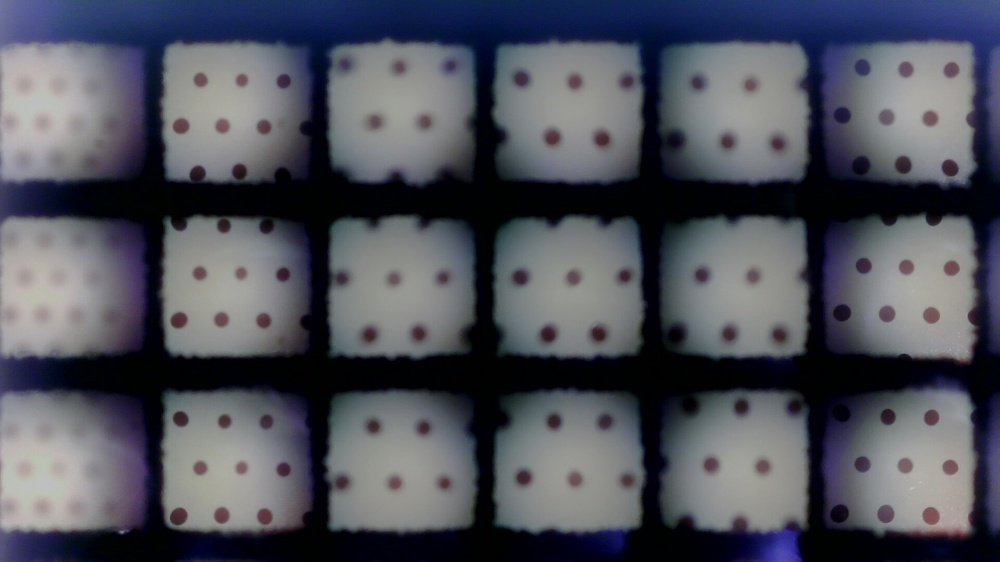
#> input picture tactile_sensor_pkg/tactile_sensor_pkg/test_img/2024-03-11-172017.jpg, 1000 x 562 px, shrunk from 1920 x 1080 before the run, found by its file name
$ jupyter execute --allow-errors img_stitch_sensor.ipynb   (shell and % lines are left out)
#> lines starting #> are read from the running program, lines starting #| are printed output that depends on the picture
[cell 1]
import numpy as np
import cv2
from skimage import io
from skimage.util import img_as_ubyte
from skimage.color import rgb2gray
from skimage.filters import threshold_otsu

import matplotlib.pyplot as plt

from pathlib import Path
import json
import matplotlib.patches as patches
from time import time

[cell 2]
# [10 lines of commented-out code are left out]

[cell 3]
import json

# 读取JSON文件并解析变量
with open("./config/sensor_04.json", "r") as f:
#> (reads tactile_sensor_pkg/tactile_sensor_pkg/test_img/config/sensor_04.json from the repository)
    data = json.load(f)
    ncol = data["ncol"]
    nrow = data["nrow"]
    x_0 = data["x_0"]
    y_0 = data["y_0"]
    x_end = data["x_end"]
    y_end = data["y_end"]
    w = data["w"]
    h = data["h"]

rect = []
for i in range(ncol):
    row = []
    for j in range(nrow):
        center_x = int(x_0 + j * (x_end - x_0) / (nrow - 1) if nrow > 1 else x_0 + (x_end - x_0) / 2)
        center_y = int(y_0 + i * (y_end - y_0) / (ncol - 1) if ncol > 1 else y_0 + (y_end - y_0) / 2)
        x1 = int(center_x - w / 2)
        y1 = int(center_y - h / 2)
        x2 = int(center_x + w / 2)
        y2 = int(center_y + h / 2)
        row.append(((x1, y1), (x2, y2), (center_x, center_y)))
    rect.append(row)

print(np.array(rect).shape[0])

fig,ax = plt.subplots(figsize=(10,10))

# image = cv2.imread("./pics/pic0.jpg")
# image = cv2.imread("blob_detection.jpg")
image = cv2.imread("/home/lifan/Documents/Tactile_Stereo_Tidy_Up/test_img/2024-03-11-172017.jpg")
#> image is the input picture: shape (562, 1000, 3); mean B, G, R 91, 81.2, 79.1

# Display the image
ax.imshow(image, cmap='gray')
ax.axis('on')

k = 1
left_top1 = [0,0]
right_bottom1 = [0,0]


for i in range(ncol):
    for j in range(nrow):
        (x1, y1), (x2, y2), _ = rect[i][j]  # 获取当前矩形的左下角、右上角坐标

        left_top = (x1, y1)
        right_bottom = (x2, y2)

        # Create a Rectangle patch
        rect_patch = patches.Rectangle((left_top[0],left_top[1]),
                                right_bottom[0]-left_top[0],right_bottom[1] - left_top[1],
                                linewidth=2, edgecolor='w',facecolor='none')
        # Add the patch to the Axes
        ax.add_patch(rect_patch)

        # cut roi tiles and save
        img_tile = image[int(left_top[1]):int(right_bottom[1]), int(left_top[0]):int(right_bottom[0]), :]
        # [4 lines of commented-out code are left out]
        k = k + 1
#> after the loop, k = 10
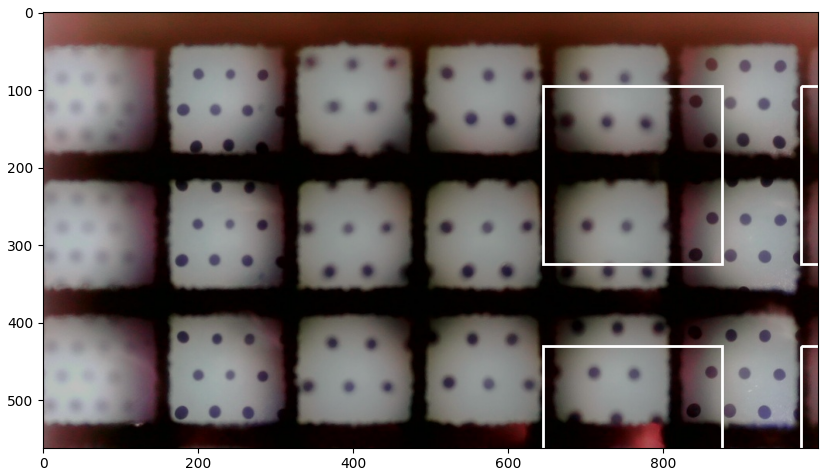
#> figure drawn by matplotlib, 1 panel; B, G, R data is drawn as R, G, B

[cell 4]
vstack = []
tile_list = []

left_top1 = [0,0]
right_bottom1 = [0,0]


#> (the rest of this cell did not finish here and is left out)

[cell 5]
from skimage.color import rgb2gray, rgb2hsv, hsv2rgb
img1 = tile_list[0]
img2 = tile_list[1]

fig, ax = plt.subplots(1,2, figsize=(8, 5))
ax = ax.ravel()

ax[0].imshow(img1[:,:, :].astype(np.uint8), cmap='gray')
ax[1].imshow(img2[:,:, :].astype(np.uint8), cmap='gray')
print(img1.shape, img2.shape)
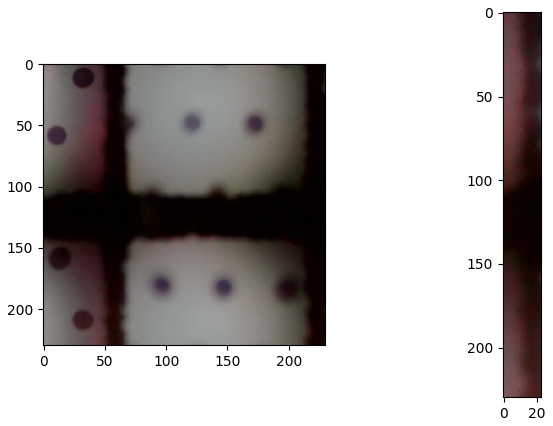
#> figure drawn by matplotlib, 2 panels

[cell 6]
print(cv2.__version__)

[cell 7]
# ol_w = [6,8,7,9,5,7,6] ground truth
# assume that the overlapping is around 10% of roi size
dim = 1
nominal_ov_pos = 10
bound = 8 # +- bounds around nominal_ov_pos

ov_position = [i for i in range(nominal_ov_pos - bound, nominal_ov_pos+bound+1)] #find overlapping position from 40 to 81
# print(ov_position)

def find_ov(img1, img2, nominal_ov, bound_ov, dim=1):
    '''
        default dimension is along axis 1 (width of the images)
    '''
#> called with nominal_ov = 10, bound_ov = 8, dim = 1
    cross_corr = []
    tested_ov = range(nominal_ov - bound_ov, nominal_ov+bound_ov + 1)
    for ov in tested_ov:
        if dim == 1:
            ov_area1 = img1[:, -ov:,:]
            ov_area2 = img2[:,  :ov,:]
        elif dim == 0:
            ov_area1 = img1[-ov:, :,:]
            ov_area2 = img2[:ov,  :,:]
        corr = 0.0
        for i in range(3):
            a = ov_area1[:,:,i]/1.0
            b = ov_area2[:,:, i]/1.0
            corr = corr + np.sum(np.multiply(a, b)) / np.sqrt(np.sum(a**2) * np.sum(b**2))
        corr = corr/3.0

        cross_corr.append(corr)
    ov_pos = tested_ov[np.argmax(cross_corr)]
    print(max(cross_corr))
    if dim == 1:
        ov_1 = img1[:, -ov_pos:, :]
        ov_2 = img2[:,  :ov_pos, :]
    elif dim == 0:
        ov_1 = img1[-ov_pos:, :, :]
        ov_2 = img2[:ov_pos,  :, :]

    return ov_pos, ov_1, ov_2, cross_corr

img1 = img1.astype(np.float32)
img2 = img2.astype(np.float32)
t1 = time()
ov_pos, ov1, ov2, cross_corr = find_ov(img1, img2, nominal_ov_pos, bound, dim=dim)
print(ov_pos)
print(time()- t1)
print(cross_corr)

[cell 8]
from matplotlib import collections as matcoll
print(ov_position[int(np.where(cross_corr==np.max(cross_corr))[0])], max(cross_corr))

# ov_position = [3, 4, 5, 6, 7, 8, 9, 10, 11]
# corr = [0.9909849265735179, 0.996767876208091, 0.999480813538509, 0.9965571362709759, 0.9890487794768316,
#         0.9807278651316307, 0.9727282861279635, 0.9648033317627641, 0.9573152509152888]

# ov_position = range(37 - 10, 37+10+1)

lines = []
for i in range(len(ov_position)):
    pair=[(ov_position[i],0.0), (ov_position[i], cross_corr[i])]
    lines.append(pair)

linecoll = matcoll.LineCollection(lines, color='k', linewidths=3)
fig, ax = plt.subplots(figsize=(10,6))
ax.add_collection(linecoll)

# plt.figure()
plt.scatter(ov_position, cross_corr, c='k', s=60)
plt.ylim(min(cross_corr)-0.05, 1)
# plt.xlabel('Overlapping position')
# plt.ylabel('Cross correlation')

plt.tick_params(bottom=False, labelleft=False, left=False, labelsize=14)
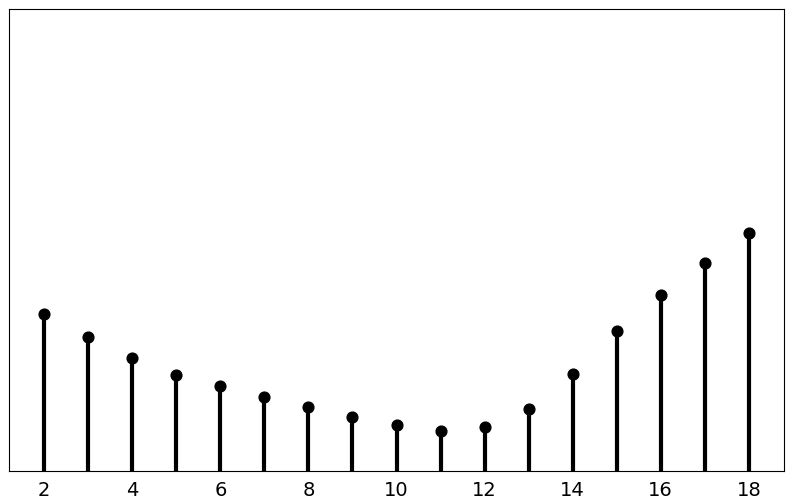
#> figure drawn by matplotlib, 1 panel

[cell 9]
# import copy
# [28 lines left out: function stitch, not called in this run]

def image_alignment(img1, img2, ov_pos, dim=1):
    print(img1.shape, img2.shape)
    height, width1, _ = img1.shape
    _, width2, _ = img2.shape
    if dim == 1:
        blank1 = np.zeros([height, width2-ov_pos, 3]).astype('uint8')
        align_1 = np.concatenate((img1, blank1), axis=1)
        blank2 = np.zeros([height, width1-ov_pos, 3]).astype('uint8')
        align_2 = np.concatenate((blank2, img2), axis=1)
#         print(align_2.shape)
        align_img = np.concatenate((align_1, align_2), axis=0)
    return align_img

#
# ov_pos = 55
plt.figure(figsize=(10, 8))
plt.axis('off')
# print(img1)
print(ov_pos)
# stitched_img = stitch(img1, img2, ov_pos, ov1, ov2, blend=1, dim=dim)
stitched_img = image_alignment(img1, img2, ov_pos, dim=1)
plt.imshow(stitched_img.astype(np.uint8), cmap='gray')
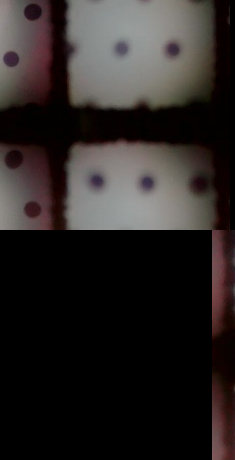
#> shown: shape (460, 235, 3); mean R, G, B 42.6, 37.9, 36.6
